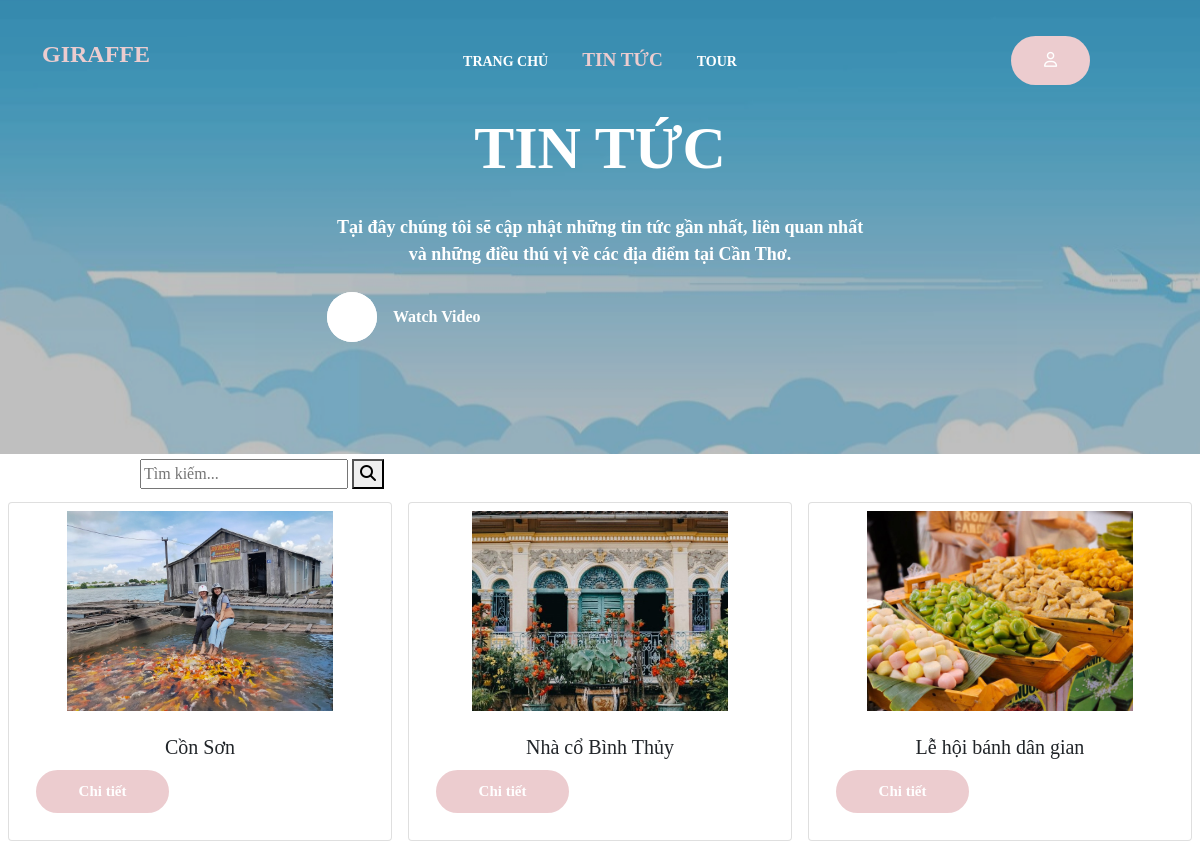
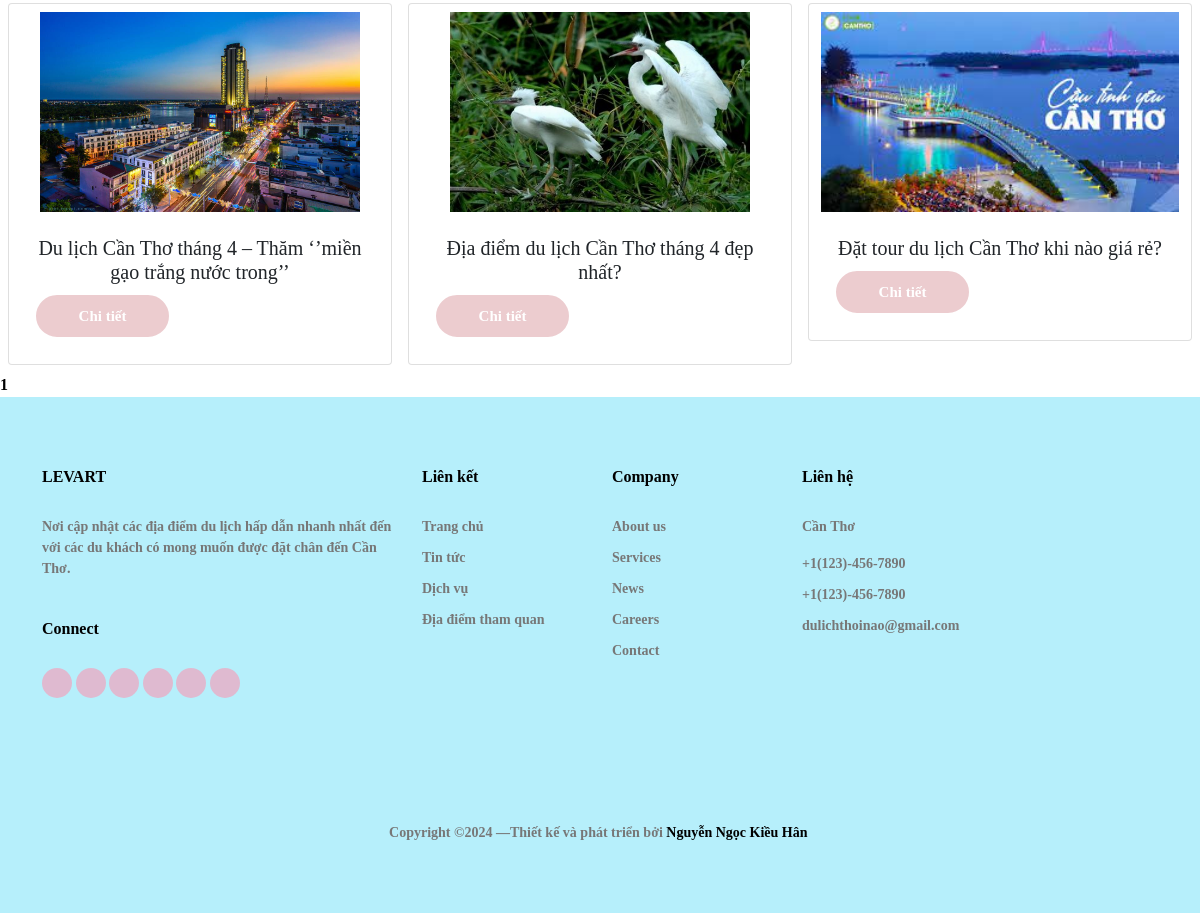
Screenshot of /blog.php with the database file from the repository (2 pictures, top to bottom).
### tables this page shows
CREATE TABLE `baiviet` (
  `BV_MA` int(11) NOT NULL,
  `BV_TIEUDE` varchar(150) NOT NULL,
  `BV_NOIDUNG` text NOT NULL,
  `BV_HINHANH` varchar(150) NOT NULL,
  `BV_TINHTRANG` tinyint(1) NOT NULL
);

### blog.php (the view, shortened to what this page needs)
<?php
$activate = "blog";
include('inc/header.php');
include('connect.php');
?>
<div class="hero overlay py-0">
    <div class="img-bg rellax ">
        <img src="images/nen.jpg" alt="Image" class="img-fluid">
    </div>
    <div class="container">
        <div class="row align-items-center justify-content-start">
            <div class="col-lg-6 mx-auto text-center">
                <h1 class="heading" data-aos="fade-up">TIN TỨC</h1>
                <p class="mb-4" data-aos="fade-up">Tại đây chúng tôi sẽ cập nhật những tin tức gần nhất, liên quan nhất
                    và những điều thú vị về các địa điểm tại Cần Thơ.</p>
                <div data-aos="fade-up">
                    <a href="https://youtu.be/NhJrf3F1hCI?t=126"
                        class="play-button align-items-center d-flex glightbox3">
                        <span class="icon-button me-3">
                            <span class="icon-play"></span>
                        </span>
                        <span class="caption">Watch Video</span>
                    </a>
                </div>
            </div>
        </div>
    </div>
</div>
<body>
    <div class="bg-white">
        <div class="banners">
            <form id="product-search" method="GET">
                <input type="text" name="BV_TIEUDE" placeholder="Tìm kiếm..." class="search" />
                <button type="submit" value="Tìm kiếm" class="submit"><i class="fa fa-search"
                        aria-hidden="true"></i></button>
            </form>
            <?php
            $BV_TIEUDE = isset($_GET['BV_TIEUDE']) ? $_GET['BV_TIEUDE'] : "";
            $item_per_page = !empty($_GET['per_page']) ? $_GET['per_page'] : 8;
            $current_page = !empty($_GET['page']) ? $_GET['page'] : 1;
            if ($BV_TIEUDE) {
                $products = mysqli_query($conn, "SELECT * FROM `baiviet` WHERE `BV_TIEUDE` LIKE '%" . $BV_TIEUDE . "%' AND `BV_TINHTRANG` = 'Upload' ORDER BY `BV_MA` ASC LIMIT 12");
                $totalRecords = mysqli_query($conn, "SELECT * FROM `baiviet` WHERE `BV_TIEUDE` LIKE '%" . $BV_TIEUDE . "%' AND `BV_TINHTRANG` = 'Upload'");
            } else {
                $products = mysqli_query($conn, "SELECT * FROM `baiviet` WHERE `BV_TINHTRANG` = 'Upload' ORDER BY `BV_MA` ASC LIMIT 12");
                $totalRecords = mysqli_query($conn, "SELECT * FROM `baiviet` WHERE `BV_TINHTRANG` = 'Upload'");
            }
            $totalRecords = $totalRecords->num_rows;
            $totalPages = ceil($totalRecords / $item_per_page);
            ?>
            <div class="row p-0 m-0">
                <?php
                while ($row = mysqli_fetch_array($products)) {
                ?>
                <div class="col-4 p-2">
                    <div class="card p-2" style="width: 100%;">
                        <img src="images/<?php echo $row["BV_HINHANH"] ?>" class="card-img-top" alt="..."
                            style="width: 100%; height: 200px; object-fit: contain">
                        <div class="card-body">
                            <h5 class="card-title text-dark pt-2"><?php echo $row["BV_TIEUDE"] ?></h5>
                            <a class="col-5 btn btn-primary"
                                href="chitietbaiviet.php?id=<?php echo $row["BV_MA"]; ?>">Chi tiết</a>
                        </div>
                    </div>
                </div>
                <?php
                }
                ?>
            </div>
            <?php
            include 'pagination.php';
            ?>
        </div>
    </div>
    <?php
    include('inc/footer.php');
    ?>

### inc/header.php (shortened to what this page needs)
<!doctype html>
<html lang="en">
<head>
    <link rel="stylesheet" href="fonts/icomoon/style.css">
    <link rel="stylesheet" href="fonts/flaticon/font/flaticon.css">
    <link rel="stylesheet" href="./css/tiny-slider.css">
    <link rel="stylesheet" href="./css/aos.css">
    <link rel="stylesheet" href="./css/flatpickr.min.css">
    <link rel="stylesheet" href="./css/glightbox.min.css">
    <link rel="stylesheet" href="./css/style.css">
    <link rel="stylesheet" href="https://cdnjs.cloudflare.com/ajax/libs/font-awesome/6.2.0/css/all.min.css">
</head>
<body>
    <nav class="site-nav mt-3">
        <div class="container">
            <div class="site-navigation">
                <div class="row">
                    <div class="col-6 col-lg-3">
                        <a href="#" class="logo m-0 float-start">GIRAFFE</a>
                    </div>
                    <div class="col-lg-65 d-none d-lg-inline-block text-center nav-center-wrap">
                        <ul class="js-clone-nav  text-center site-menu p-0 m-0">
                            <li class="nav-item <?php echo ($activate == "index" ? "active" : "") ?>"><a href="index.php" class="nav-link">TRANG CHỦ</a></li>
                            <li class="nav-item <?php echo ($activate == "blog" ? "active" : "") ?>"><a href="blog.php" class="nav-link">TIN TỨC</a></li>
                            <li class="nav-item <?php echo ($activate == "tour" ? "active" : "") ?>"><a href="tour.php" class="nav-link">TOUR</a></li>
                        </ul>
                    </div>
                    <div class="col-6 col-lg-3 text-lg-end">
                        <div class="js-clone-nav d-none d-lg-flex text-end site-menu ">
                            <div class="icons">
                                <?php
                                   if (!isset($_SESSION["KH_USERNAME"])) {
                                   ?>
                                    <div class="menu">
                                        <button class="btn menu-show"><i class="fa-regular fa-user"></i></button>
                                    </div>
                                <?php } ?>
                            </div>
                        </div>
                    </div>
                </div>
            </div>
        </div>
    </nav>

### pagination.php (shortened to what this page needs)
<div id="pagination">
<?php for ($num = 1; $num <= $totalPages; $num++) { ?>
    <?php if ($num != $current_page) { ?>
        <?php if ($num > $current_page - 3 && $num < $current_page + 3) { ?>
            <a class="page-item" href="?per_page=<?= $item_per_page ?>&page=<?= $num ?>"><?= $num ?></a>
        <?php } ?>
    <?php } else { ?>
        <strong class="current-page page-item"><?= $num ?></strong>
    <?php } ?>
<?php } ?>
</div>

### inc/footer.php (shortened to what this page needs)
<div class="site-footer">
	<div class="container">
		<div class="row">
			<div class="col-lg-4">
				<div class="widget">
					<h3>LEVART<span class="text-primary"></span> </h3>
					<p>Nơi cập nhật các địa điểm du lịch hấp dẫn nhanh nhất đến với các du khách có mong muốn được đặt chân đến Cần Thơ.</p>
				</div>
				<div class="widget">
					<h3>Connect</h3>
					<ul class="list-unstyled social">
						<li><a href="#"><span class="icon-instagram"></span></a></li>
						<li><a href="#"><span class="icon-twitter"></span></a></li>
						<li><a href="#"><span class="icon-facebook"></span></a></li>
						<li><a href="#"><span class="icon-linkedin"></span></a></li>
						<li><a href="#"><span class="icon-pinterest"></span></a></li>
						<li><a href="#"><span class="icon-dribbble"></span></a></li>
					</ul>
				</div>
			</div>
			<div class="col-lg-2 ml-auto">
				<div class="widget">
					<h3><a href="#">Liên kết</a></h3>
					<ul class="list-unstyled float-left links">
						<li><a href="index.php">Trang chủ</a></li>
						<li><a href="about.php">Tin tức</a></li>
						<li><a href="services.php">Dịch vụ</a></li>
						<li><a href="blog.php">Địa điểm tham quan</a></li>
					</ul>
				</div>
			</div>
			<div class="col-lg-2">
				<div class="widget">
					<h3>Company</h3>
					<ul class="list-unstyled float-left links">
						<li><a href="#">About us</a></li>
						<li><a href="#">Services</a></li>
						<li><a href="#">News</a></li>
						<li><a href="#">Careers</a></li>
						<li><a href="#">Contact</a></li>
					</ul>
				</div>
			</div>
			<div class="col-lg-3">
				<div class="widget">
					<h3><a href="lienhe.php">Liên hệ</a></h3>
					<address>Cần Thơ</address>
					<ul class="list-unstyled links mb-4">
						<li><a href="tel://11234567890">+1(123)-456-7890</a></li>
						<li><a href="tel://11234567890">+1(123)-456-7890</a></li>
						<li><a href="mailto:info@mydomain.com">dulichthoinao@gmail.com</a></li>
					</ul>
				</div>
			</div>
		</div>
		<div class="row mt-5">
			<div class="col-12 text-center">
				<p class="mb-0">Copyright &copy;<script>document.write(new Date().getFullYear());</script> &mdash;Thiết kế và phát triển bởi <a href="">Nguyễn Ngọc Kiều Hân</a>
				</p>
			</div>
		</div>
	</div>
	</body>
</html>

### rows the page displays
baiviet: BV_HINHANH (picture), BV_TIEUDE "Cồn Sơn"
baiviet: BV_HINHANH (picture), BV_TIEUDE "Nhà cổ Bình Thủy"
baiviet: BV_HINHANH (picture), BV_TIEUDE "Lễ hội bánh dân gian"
baiviet: BV_HINHANH (picture), BV_TIEUDE "Du lịch Cần Thơ tháng 4 – Thăm ‘’miền gạo trắng nước trong’’"
baiviet: BV_HINHANH (picture), BV_TIEUDE "Địa điểm du lịch Cần Thơ tháng 4 đẹp nhất?"
baiviet: BV_HINHANH (picture), BV_TIEUDE "Đặt tour du lịch Cần Thơ khi nào giá rẻ?"
